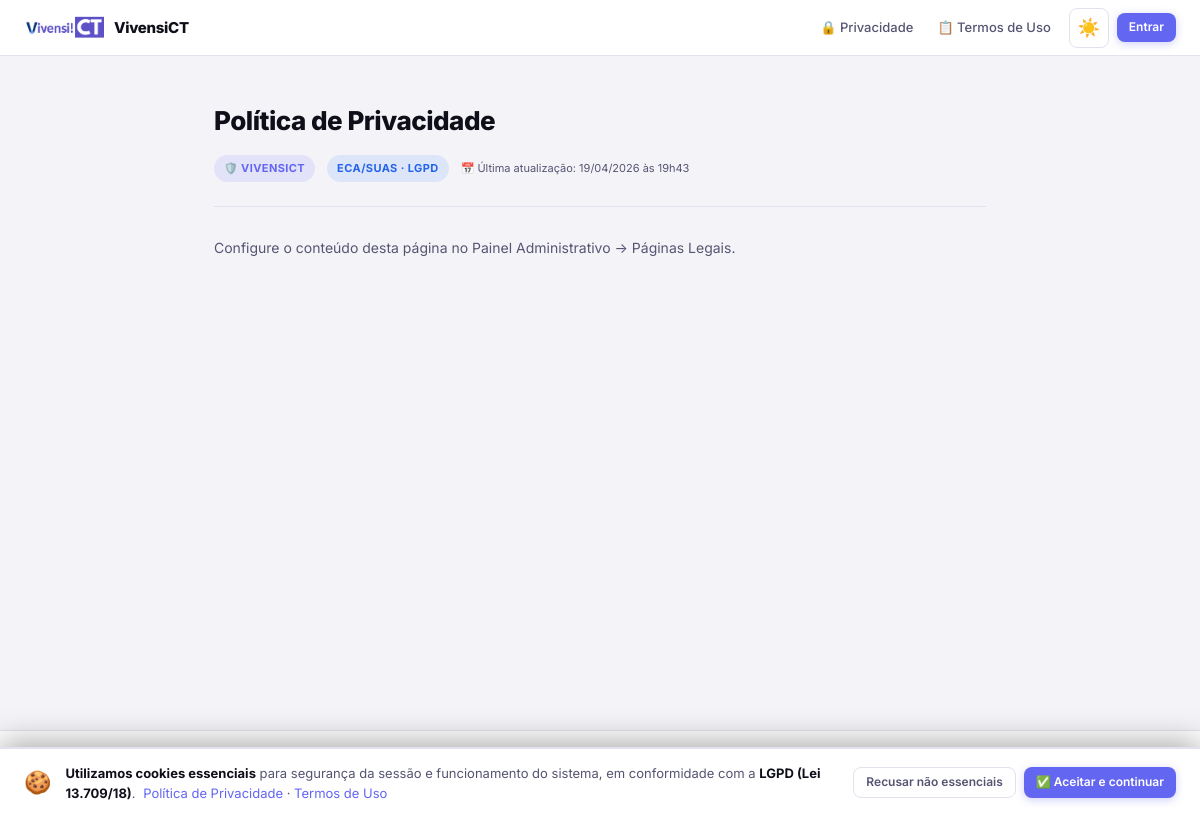
The app's page /public/privacidade with its own data.
### tables this page shows
CREATE TABLE IF NOT EXISTS paginas_legais (
    id INT AUTO_INCREMENT PRIMARY KEY,
    slug VARCHAR(50) UNIQUE NOT NULL,
    titulo VARCHAR(255) NOT NULL,
    conteudo LONGTEXT,
    updated_by INT NULL,
    updated_at TIMESTAMP DEFAULT CURRENT_TIMESTAMP ON UPDATE CURRENT_TIMESTAMP,
    created_at TIMESTAMP DEFAULT CURRENT_TIMESTAMP,
    FOREIGN KEY (updated_by) REFERENCES users(id) ON DELETE SET NULL
);

### app/Controllers/LegalController.php (called while the page is built, shortened)
<?php
class LegalController
{
    private function getPage(string $slug): array
    {
        return Database::selectOne(
            "SELECT * FROM paginas_legais WHERE slug = ?",
            [$slug]
        ) ?? ['slug' => $slug, 'titulo' => '', 'conteudo' => '', 'updated_at' => null];
    }
    public function privacidade(): void
    {
        $pagina = $this->getPage('privacidade');
        View::render('legal/page', compact('pagina', 'title'), 'public');
    }
}

### public/index.php (called while the page is built, shortened)
<?php
function env(string $key, mixed $default = null): mixed {
    return $_ENV[$key] ?? getenv($key) ?: $default;
}
spl_autoload_register(function (string $class): void {
    $file = ROOT . '/' . str_replace(['\\', 'App/'], ['/', 'app/'], $class) . '.php';
});
function e(string $val): string {
    return htmlspecialchars($val, ENT_QUOTES, 'UTF-8');
}
$router = new \App\Core\Router();
$method = $_SERVER['REQUEST_METHOD'];
$uri    = $_SERVER['REQUEST_URI'];
$router->dispatch($method, $uri);

### config/database.php (called while the page is built)
<?php
return [
    'driver'   => 'mysql',
    'host'     => env('DB_HOST', '127.0.0.1'),
    'port'     => env('DB_PORT', '3306'),
    'database' => env('DB_DATABASE', 'guardiao_digital'),
    'username' => env('DB_USERNAME', 'root'),
    'password' => env('DB_PASSWORD', ''),
    'charset'  => 'utf8mb4',
    'options'  => [
        PDO::ATTR_ERRMODE            => PDO::ERRMODE_EXCEPTION,
        PDO::ATTR_DEFAULT_FETCH_MODE => PDO::FETCH_ASSOC,
        PDO::ATTR_EMULATE_PREPARES   => false,
        PDO::MYSQL_ATTR_INIT_COMMAND => "SET NAMES utf8mb4 COLLATE utf8mb4_unicode_ci",
    ],
];

### app/Core/Database.php (called while the page is built, shortened)
<?php
class Database
{
    private static ?PDO $instance = null;
    public static function getInstance(): PDO
    {
        if (self::$instance === null) {
            $config = require ROOT . '/config/database.php';
            $dsn = "mysql:host={$config['host']};port={$config['port']};dbname={$config['database']};charset={$config['charset']}";
            try {
                self::$instance = new PDO($dsn, $config['username'], $config['password'], $config['options']);
            } catch (PDOException $e) {
                die(json_encode(['error' => 'Falha na conexão com o banco: ' . $e->getMessage()]));
            }
        }
        return self::$instance;
    }
    public static function query(string $sql, array $params = []): \PDOStatement
    {
        $stmt = self::getInstance()->prepare($sql);
        $stmt->execute($params);
        return $stmt;
    }
    public static function selectOne(string $sql, array $params = []): ?array
    {
        $row = self::query($sql, $params)->fetch();
        return $row ?: null;
    }
}

### views/legal/page.php (the view)
<div class="legal-content">
  <h1><?= e($pagina['titulo'] ?: $title) ?></h1>
  <div class="legal-meta">
    <span class="badge badge-lgpd">🛡️ VivensiCT</span>
    <span class="badge badge-media">ECA/SUAS · LGPD</span>
    <?php if (!empty($pagina['updated_at'])): ?>
      <span class="text-xs text-muted">
        📅 Última atualização: <?= date('d/m/Y \à\s H\hi', strtotime($pagina['updated_at'])) ?>
      </span>
    <?php endif; ?>
  </div>
  <?php if (empty(trim($pagina['conteudo'] ?? ''))): ?>
    <div class="info-box">
      ℹ️ Esta página ainda não foi configurada. O administrador do sistema deve acessar o
      <strong>Painel Admin → Páginas Legais</strong> para editar o conteúdo.
    </div>
  <?php else: ?>
    <?= $pagina['conteudo'] ?>
  <?php endif; ?>
</div>

### app/Core/Router.php (shortened to what this page needs)
<?php
class Router
{
    private array $routes = [];
    public function get(string $path, string|callable $handler, array $middleware = []): void
    {
        $this->routes[] = ['GET', $path, $handler, $middleware];
    }
    public function post(string $path, string|callable $handler, array $middleware = []): void
    {
        $this->routes[] = ['POST', $path, $handler, $middleware];
    }
    public function dispatch(string $method, string $uri): void
    {
        $uri = strtok($uri, '?');
        $base = rtrim(dirname($_SERVER['SCRIPT_NAME']), '/');
        $uri = '/' . ltrim(substr($uri, strlen($base)), '/');
        foreach ($this->routes as [$routeMethod, $path, $handler, $middlewares]) {
            $pattern = preg_replace('/\{(\w+)\}/', '(?P<$1>[^/]+)', $path);
            $pattern = "@^{$pattern}$@D";
            if ($routeMethod !== $method) continue;
            if (!preg_match($pattern, $uri, $matches)) continue;
            $params = array_filter($matches, fn($k) => !is_int($k), ARRAY_FILTER_USE_KEY);
            [$controllerClass, $methodName] = explode('@', $handler);
            $controller = new $fullClass();
            call_user_func_array([$controller, $methodName], $params);
            return;
        }
    }
}

### public/css/app.css (style rules this page uses)
:root { --bg-primary: #0a0a0f; --bg-secondary: #111118; --bg-card: #16161f; --bg-card-hover: #1e1e2a; --bg-input: #0a0a0f; --border: #2a2a3a; --border-light: #333345; --border-focus: #6366f1; --text-primary: #ffffff; --text-secondary:#a0a0b8; --text-muted: #5a5a72; --text-placeholder: #3a3a52; --accent: #6366f1; --accent-hover: #4f46e5; --accent-light: rgba(99,102,241,0.15); --success: #22c55e; --warning: #f59e0b; --danger: #ef4444; --info: #3b82f6; --urgente: #ef4444; --alta: #f59e0b; --media: #3b82f6; --baixa: #22c55e; --radius: 12px; --radius-sm: 8px; --radius-lg: 16px; --shadow: 0 4px 24px rgba(0,0,0,0.4); --shadow-lg: 0 8px 48px rgba(0,0,0,0.6); --shadow-sm: 0 2px 8px rgba(0,0,0,0.2); --premium-glow: 0 8px 32px rgba(99,102,241,0.25); --premium-shadow:0 12px 40px rgba(0,0,0,0.3); --glass-bg: rgba(22,22,31,0.85); --glass-border: rgba(255,255,255,0.1); --card-gradient: linear-gradient(145deg, rgba(28,28,40,0.95) 0%, rgba(18,18,26,0.98) 100%); --step-active-bg: rgba(99,102,241,0.12); --step-done-bg: rgba(34,197,94,0.12); --wizard-line: #2a2a3a; }
[data-theme="light"] { --bg-primary: #f4f4f8; --bg-secondary: #ffffff; --bg-card: #ffffff; --bg-card-hover: #f0f0f6; --bg-input: #ffffff; --border: #e2e2ee; --border-light: #c8c8de; --border-focus: #6366f1; --text-primary: #0f0f1a; --text-secondary:#555572; --text-muted: #8888a8; --text-placeholder: #b0b0c8; --accent: #6366f1; --accent-hover: #4f46e5; --accent-light: rgba(99,102,241,0.10); --success: #16a34a; --warning: #d97706; --danger: #dc2626; --info: #2563eb; --urgente: #dc2626; --alta: #d97706; --media: #2563eb; --baixa: #16a34a; --shadow: 0 4px 24px rgba(0,0,0,0.08); --shadow-lg: 0 8px 48px rgba(0,0,0,0.12); --shadow-sm: 0 2px 8px rgba(0,0,0,0.05); --premium-glow: 0 8px 24px rgba(99,102,241,0.15); --premium-shadow:0 10px 30px rgba(0,0,0,0.05); --glass-bg: rgba(255,255,255,0.92); --glass-border: rgba(99,102,241,0.1); --card-gradient: linear-gradient(145deg, rgba(255,255,255,1) 0%, rgba(248,248,252,1) 100%); --step-active-bg: rgba(99,102,241,0.08); --step-done-bg: rgba(22,163,74,0.08); --wizard-line: #e2e2ee; }
*, *::before, *::after { box-sizing: border-box; }
html { scroll-behavior: smooth; }
body { font-family: 'Inter', -apple-system, sans-serif; background-color: var(--bg-primary); color: var(--text-primary); margin: 0; padding: 0; min-height: 100vh; line-height: 1.6; -webkit-font-smoothing: antialiased; transition: background-color 0.25s, color 0.25s; }
.badge { display: inline-flex; align-items: center; padding: 3px 10px; border-radius: 20px; font-size: 11px; font-weight: 700; text-transform: uppercase; letter-spacing: 0.4px; white-space: nowrap; }
.badge-media { background: rgba(59,130,246,0.12); color: var(--info); }
.badge-lgpd { background: rgba(99,102,241,0.12); color: var(--accent); }
.text-xs { font-size: 11px; }
.text-muted { color: var(--text-secondary); }

### views/layouts/public.php (style rules this page uses)
.legal-content { line-height: 1.9; color: var(--text-secondary); font-size: 14px; }
.legal-content h1 { font-size: 26px; font-weight: 800; color: var(--text-primary); margin: 0 0 6px; letter-spacing: -0.5px; }
.legal-content p { margin: 0 0 14px; }
.legal-meta { display: flex; align-items: center; gap: 12px; flex-wrap: wrap; margin-top: 10px; margin-bottom: 28px; padding-bottom: 24px; border-bottom: 1px solid var(--border); }

### records on screen
paginas_legais: titulo "Política de Privacidade", updated_at "19/04/2026 às 19h43", conteudo "Configure o conteúdo desta página no Painel Administrativo → Páginas Legais."
